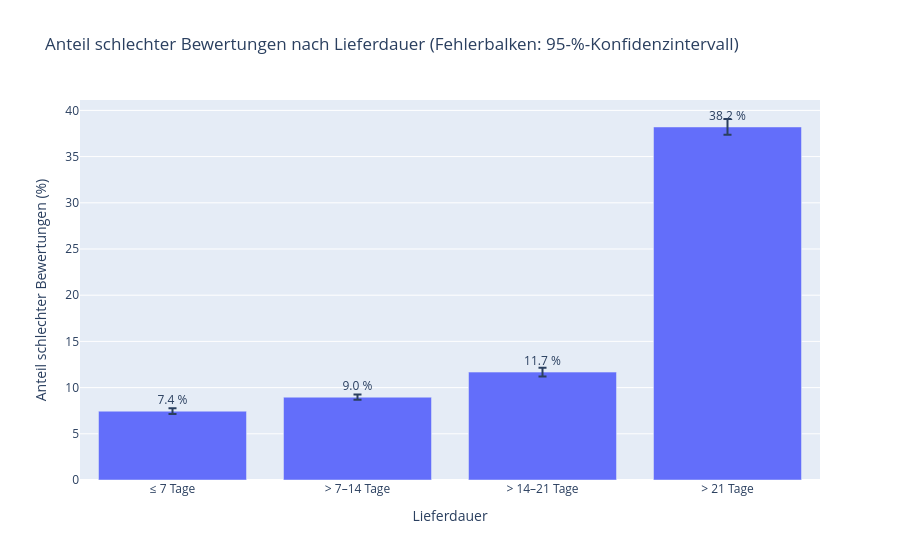

This figure's notebook cell:
### Code cell
# Daten für die Grafik vorbereiten
plot_b2 = tab_b2.reset_index()
plot_b2["Lieferdauer"] = plot_b2["delivery_days_group"].astype(str)
plot_b2["Anteil (%)"] = plot_b2["share_bad"] * 100
plot_b2["Fehler oben"] = (plot_b2["ci_high"] - plot_b2["share_bad"]) * 100
plot_b2["Fehler unten"] = (plot_b2["share_bad"] - plot_b2["ci_low"]) * 100

# Balkendiagramm mit Konfidenzintervallen
fig = px.bar(
    plot_b2,
    x="Lieferdauer",
    y="Anteil (%)",
    error_y="Fehler oben",
    error_y_minus="Fehler unten",
    text=plot_b2["Anteil (%)"].round(1).astype(str) + " %",
    hover_data={"n_orders": True, "n_bad": True},
    title="Anteil schlechter Bewertungen nach Lieferdauer (Fehlerbalken: 95-%-Konfidenzintervall)",
)
fig.update_traces(textposition="outside")
fig.update_layout(yaxis_title="Anteil schlechter Bewertungen (%)")
fig.show()

### Figure 1 — Plotly figure (JSON) as saved in the notebook; plotly's stock layout.template omitted (floating-point values rounded to 4 significant figures)
{"data": [{"customdata": [[25933, 1931], [39997, 3584], [17582, 2053], [12312, 4704]], "error_y": {"array": [0.3259, 0.2839, 0.4831, 0.8618], "arrayminus": [0.3132, 0.276, 0.4663, 0.8545]}, "hovertemplate": "Lieferdauer=%{x}<br>Anteil (%)=%{y}<br>text=%{text}<br>n_orders=%{customdata[0]}<br>n_bad=%{customdata[1]}<extra></extra>", "legendgroup": "", "marker": {"color": "#636efa", "pattern": {"shape": ""}}, "name": "", "orientation": "v", "showlegend": false, "text": ["7.4 %", "9.0 %", "11.7 %", "38.2 %"], "textposition": "outside", "type": "bar", "x": ["≤ 7 Tage", "> 7–14 Tage", "> 14–21 Tage", "> 21 Tage"], "xaxis": "x", "y": [7.446, 8.961, 11.68, 38.21], "yaxis": "y"}], "layout": {"barmode": "relative", "legend": {"tracegroupgap": 0}, "title": {"text": "Anteil schlechter Bewertungen nach Lieferdauer (Fehlerbalken: 95-%-Konfidenzintervall)"}, "xaxis": {"anchor": "y", "domain": [0, 1], "title": {"text": "Lieferdauer"}}, "yaxis": {"anchor": "x", "domain": [0, 1], "title": {"text": "Anteil schlechter Bewertungen (%)"}}}}
